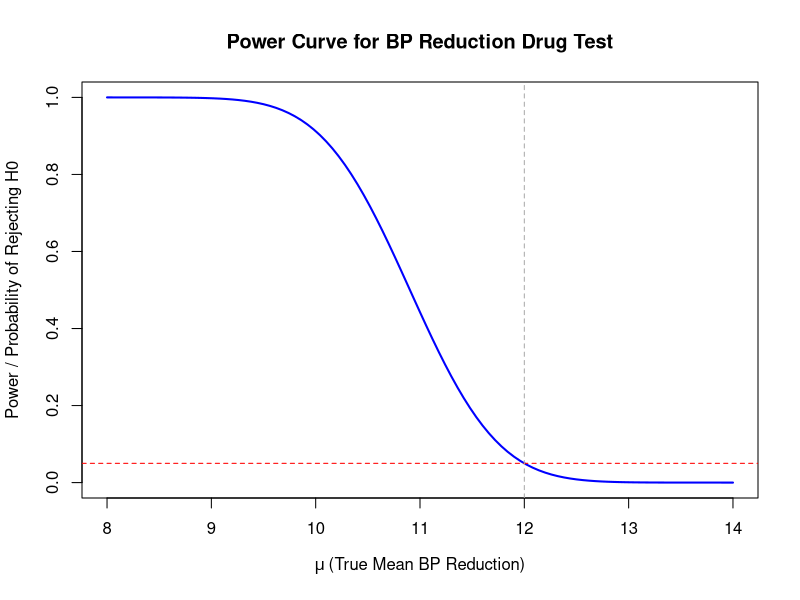

Recreate this plot in R.
# ====================================================================
# QUESTION 1: Method of Moments for Uniform(a, a+1)
# ====================================================================
cat("--- QUESTION 1 ---\n")

# Load the observations
obs <- c(1.768, 1.500, 1.809, 1.274, 1.977, 
         1.279, 1.806, 1.015, 1.254, 1.675, 
         1.224, 1.820, 1.959, 1.262, 1.853, 
         1.562, 1.122, 1.772, 1.139, 1.882)
n <- length(obs)

# Math: For Uniform(a, a+1), E(X) = (a + a + 1) / 2 = a + 0.5
# By MoM, we equate sample mean to population mean: x_bar = a_hat + 0.5
x_bar <- mean(obs)
a_hat <- x_bar - 0.5

# Math: The variance of the estimator a_hat is Var(X_bar - 0.5) = Var(X_bar)
# Var(X_bar) = Var(X)/n. For Uniform(a, a+1), Var(X) = (a+1 - a)^2 / 12 = 1/12.
var_a_hat <- (1/12) / n

cat("MoM Estimate of 'a' (a_hat):", a_hat, "\n")
cat("Estimated Variance of the estimator:", var_a_hat, "\n\n")


# ====================================================================
# QUESTION 2: Restricted MLE for Bernoulli Distribution
# ====================================================================
cat("--- QUESTION 2 ---\n")

# The sum of 10 independent Bernoulli(p) trials follows a Binomial(10, p) distribution.
n_trials <- 10
sum_x <- 7
p_space <- seq(0.1, 0.9, by = 0.1)

# Calculate the likelihood (probability) of observing exactly 7 successes for each p
likelihoods <- dbinom(sum_x, size = n_trials, prob = p_space)

# Find the parameter 'p' that maximizes this likelihood
mle_p <- p_space[which.max(likelihoods)]

cat("Parameter Space (p):", p_space, "\n")
cat("Likelihoods:        ", round(likelihoods, 5), "\n")
cat("MLE of p:           ", mle_p, "\n\n")


# ====================================================================
# QUESTION 3: Hypothesis Testing & Power Function (Z-Test)
# ====================================================================
cat("--- QUESTION 3 ---\n")

# Input Parameters
n_bp <- 36
x_bar_bp <- 10.5
sigma_bp <- 4
mu_0 <- 12
alpha <- 0.05

# (a) Compute test statistic and decision
se_bp <- sigma_bp / sqrt(n_bp)
z_stat <- (x_bar_bp - mu_0) / se_bp
z_crit <- qnorm(alpha) # Left-tailed test for H1: mu < 12

cat("Part (a):\n")
cat("Test Statistic (Z):", z_stat, "\n")
cat("Critical Z-Value:  ", z_crit, "\n")
cat("Decision:          ", ifelse(z_stat < z_crit, "Reject H0", "Fail to Reject H0"), "\n\n")

# (b) Calculate the Type I error probability
cat("Part (b):\n")
cat("Type I Error Probability (alpha):", alpha, "\n\n")

# (c) Derive power function and plot
# Find the critical boundary (c) in terms of the sample mean
c_val <- mu_0 + z_crit * se_bp

cat("Part (c):\n")
cat("Critical Boundary for X-bar (c):", c_val, "\n")
cat("Generating Power Curve Plot...\n")

# Plotting the power curve K(mu) = P(Reject H0 | mu) = P(X-bar < c | mu)
curve(pnorm((c_val - x) / se_bp), from = 8, to = 14, 
      col = "blue", lwd = 2,
      xlab = expression(mu ~ "(True Mean BP Reduction)"), 
      ylab = "Power / Probability of Rejecting H0", 
      main = "Power Curve for BP Reduction Drug Test")
abline(h = alpha, v = 12, col = c("red", "darkgray"), lty = 2)

# "The power curve demonstrates the test's ability to correctly reject the null hypothesis when the[cite: 6]
# drug underperforms (i.e., true mean mu < 12). As the true mean reduction drops further below[cite: 6]
# 12 mmHg (towards 8 mmHg), the power quickly approaches 1.0, indicating high sensitivity to[cite: 6]
# severe underperformance. However, as the true mean approaches 12 mmHg from below, the[cite: 6]
# power drops significantly, showing that the test is less sensitive to minor underperformance. At[cite: 6]
# exactly mu = 12, the power matches the Type I error rate (alpha = 0.05)."[cite: 6]
